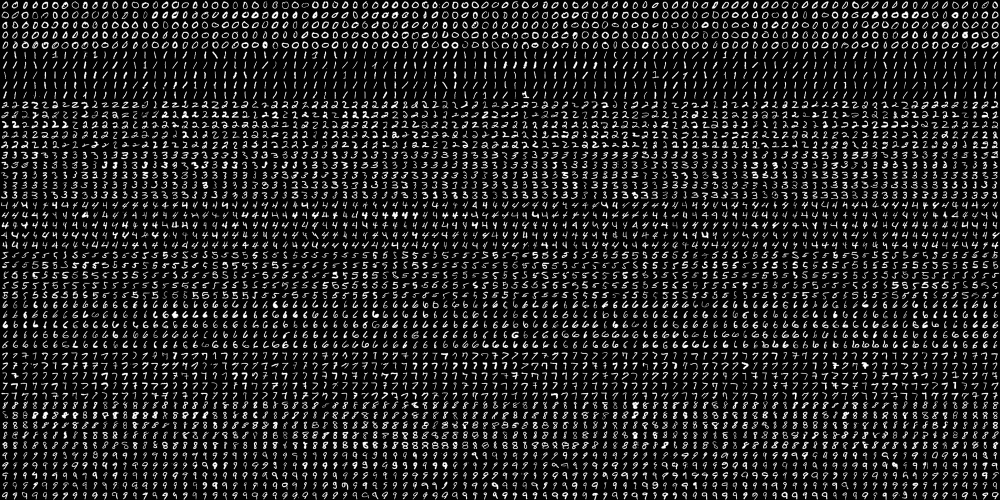
#> input picture vision-lab-11/digits.png, 2000 x 1000 px (shown at 1/2 size)
$ python knn_digits_k_set_tr_50.py
#> lines starting #> are read from the running program, lines starting #| are printed output that depends on the picture
import numpy as np
import cv2 as cv
import sys
import matplotlib.pyplot as plt
img = cv.imread('digits.png')
#> img is the input picture: shape (1000, 2000, 3); min 0, max 255, mean 33.8
if img is None:    #check if the image is valid and loaded
    sys.exit("Could not read the image")
gray = cv.cvtColor(img,cv.COLOR_BGR2GRAY)

# Now we split the image to 5000 cells, each 20x20 size
cells = [np.hsplit(row,100) for row in np.vsplit(gray,50)]
#> cells = 50 items

# Make it into a Numpy array: its size will be (50,100,20,20)
x = np.array(cells)

# Now we prepare the training data and test data
#50/50 split
train = x[:,:50].reshape(-1,400).astype(np.float32) # Size = (2500,400)
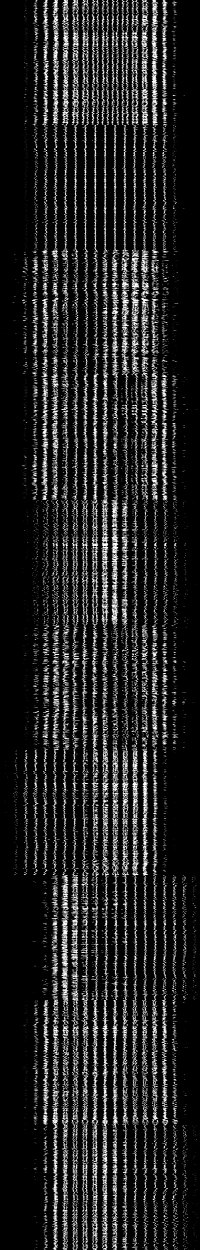
#> train: shape (2500, 400) float32 (shown at 1/2 size); min 0, max 255, mean 33.8
test = x[:,50:100].reshape(-1,400).astype(np.float32) # Size = (2500,400)
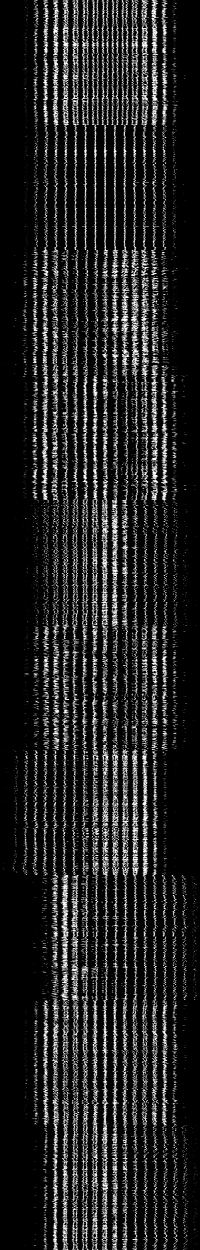
#> test: shape (2500, 400) float32 (shown at 1/2 size); min 0, max 255, mean 33.8

# Create labels for train and test data
k = np.arange(10)
train_labels = np.repeat(k,250)[:,np.newaxis]
test_labels = train_labels.copy()

# Initiate kNN, train it on the training data, then test it with the test data with k=1
accuracies = []
for i in range(1,10):
    knn = cv.ml.KNearest_create()
    knn.train(train, cv.ml.ROW_SAMPLE, train_labels)
    ret,result,neighbours,dist = knn.findNearest(test,k=i)

    # Now we check the accuracy of classification
    # For that, compare the result with test_labels and check which are wrong
    matches = result==test_labels
    correct = np.count_nonzero(matches)
    accuracy = correct*100.0/result.size
    accuracies.append(accuracy)
    print( accuracy )
#> this loop made 9 passes
#> (correct, accuracy) on passes 1 to 9: (2300, 92), (2281, 91.24), (2291, 91.64), (2298, 91.92), (2294, 91.76), (2289, 91.56), (2286, 91.44), (2288, 91.52), (2275, 91)
#| 92.0
#| 91.24
#| 91.64
#| 91.92
#| 91.76
#| 91.56
#| 91.44
#| 91.52
#> (further printed lines are left out)
#> after the loop, accuracies = [92, 91.24, 91.64, 91.92, 91.76, 91.56, 91.44, 91.52, 91]


fig, ax = plt.subplots()
ax.plot(accuracies)
ax.set_title("KNN Network for OCR From 1-9", fontsize=20)
ax.set_xlabel("k value", fontsize=20)
ax.set_ylabel("Accuracy(%)", fontsize=20)
plt.show()
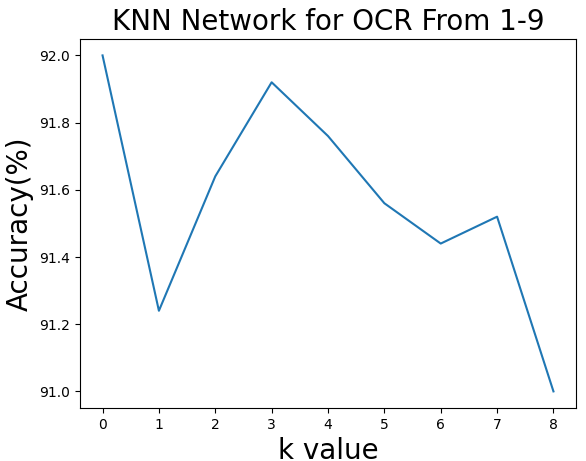
#> figure drawn by matplotlib, 1 panel
